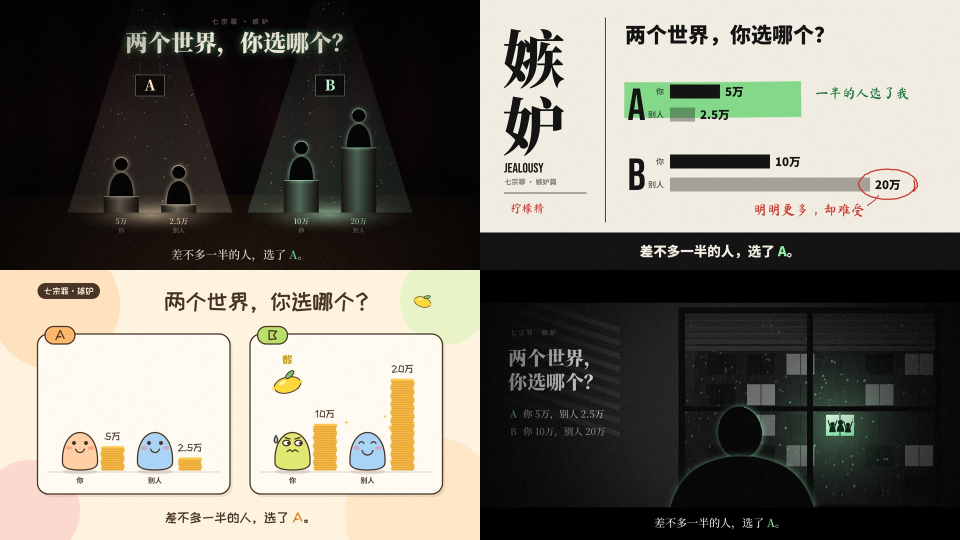
#> input picture 风格样图/0-四个方向总览.jpg, 1920 x 1080 px (shown at 1/2 size)
$ python -i cover.py   (imports and definitions only)
#> lines starting #> are read from the running program, lines starting #| are printed output that depends on the picture
"""封面:裁剪框要对准哪。

用户定的规矩:
- 封面只用 .png(组长 2026-10-15:「jpg 是原封面不能要,上面有字,所以才 p 了一下导出的 png 无字版本」)。
  以前「几个人分得开就用竖的 jpg」作废;没有 png 的标黄,不拿 jpg 顶。
- 裁剪时人必须在框中间(要拖一下框);没有人的,框对准画面主体。
认人用本机的 OpenCV YuNet 人脸模型(models/face_detection_yunet_2023mar.onnx,不联网)。

企鹅号的裁剪依次有 3:4 / 9:16 / 2.35:1 / 公众号小图(方)四个框(有的号只有前两个),最窄的是 9:16。
几个人都装得进 9:16 的框 → 框对准他们中间;装不下 → 框对准脸最大的那个(一般是主角),标黄让人在「封面预览」里看一眼。
"""
import os

import numpy as np

MIN_FACE = 0.02        # 脸宽不到图宽 2% 的不算(拼图里远处的小人 0.013~0.015;拍球的小孩 0.026~0.032 要算)
SCORE = 0.7
NARROW = 9 / 16        # 最窄的那个框(9:16)


_DET = None


# [12 lines left out: function _detector, not called in this run]


def read_image(path: str):
#> called with path = '../风格样图/0-四个方向总览.jpg'
    import cv2
    return cv2.imdecode(np.fromfile(path, dtype=np.uint8), cv2.IMREAD_COLOR)
#> returned value is the input picture: shape (1080, 1920, 3); mean B, G, R 106.5, 115.6, 118.9


# [29 lines left out: functions faces_in, focus_of, not called in this run]


def subject_of(path: str) -> dict:
    """没人的封面:找画面主体(用户:「没有人 那就以这个物的主体为中心」)。
    频率调谐显著性(Achanta 2009):每个点的颜色离整张图的平均颜色有多远(Lab),主体一般和背景差得多;
    再往画面中间压一点(边上多半是桌面、墙)。取最显眼的 15% 的重心。返回 {cx, cy}(0~1),读不出来返回 {}。
    实测今天 8 张没人的:背影写作业的小孩、一盘鸡块、零食、书桌、手表、湖边远处的人都框得准。"""
    import cv2
    img = read_image(path)
    if img is None:
        return {}
    h, w = img.shape[:2]
#> h = 1080; w = 1920
    s = 640 / w
#> s = 0.333
    img = cv2.resize(img, (640, max(1, int(h * s))))
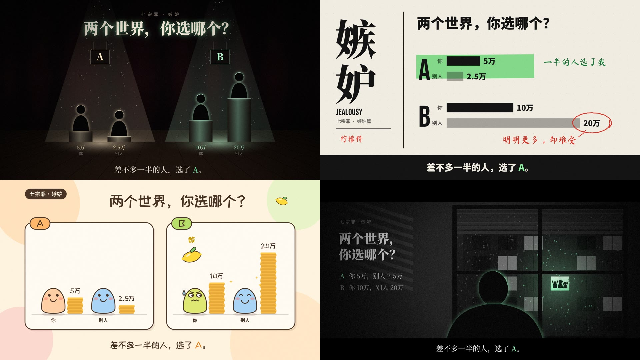
#> img: shape (360, 640, 3); mean B, G, R 106.4, 115.5, 118.8
    lab = cv2.cvtColor(cv2.GaussianBlur(img, (5, 5), 0), cv2.COLOR_BGR2LAB).astype(np.float32)
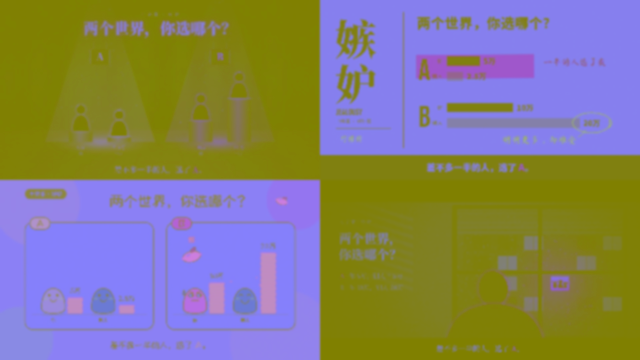
#> lab: shape (360, 640, 3) float32; mean B, G, R 116.4, 127.6, 133
    sal = np.linalg.norm(lab - lab.reshape(-1, 3).mean(0), axis=2)
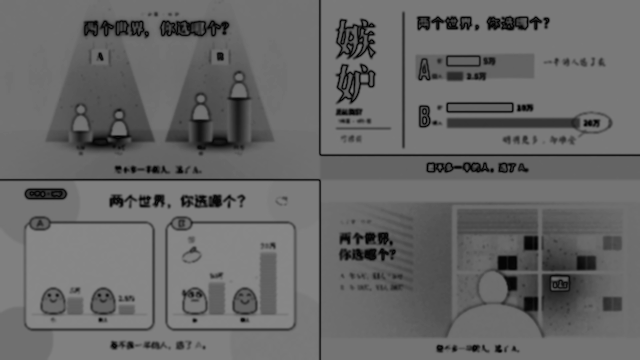
#> sal: shape (360, 640) float32; min 1.14, max 135.6, mean 104.6
    sal = cv2.GaussianBlur(sal, (0, 0), 6)
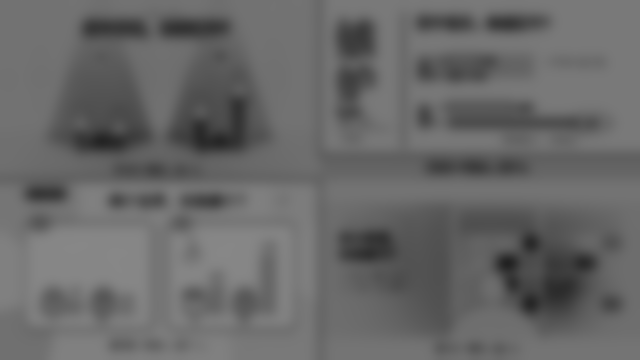
#> sal: shape (360, 640) float32; min 33.96, max 135.1, mean 104.5
    hh, ww = sal.shape
#> hh = 360; ww = 640
    yy, xx = np.mgrid[0:hh, 0:ww]
    prior = np.exp(-(((xx / ww - 0.5) / 0.45) ** 2 + ((yy / hh - 0.5) / 0.55) ** 2))
    sal = sal * (0.6 + 0.4 * prior)
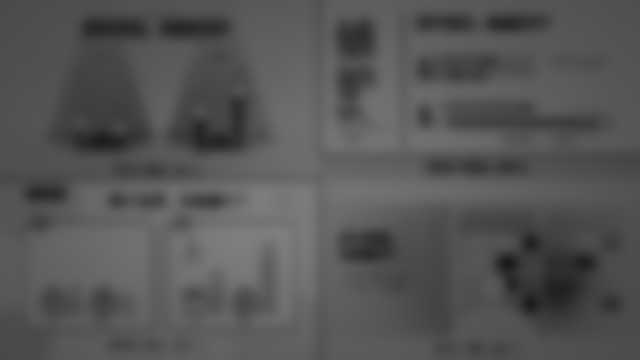
#> sal: shape (360, 640) float64; min 27.85, max 127, mean 85.5
    thr = np.quantile(sal, 0.85)
#> thr = 102.9
    m = np.where(sal >= thr, sal - thr, 0)
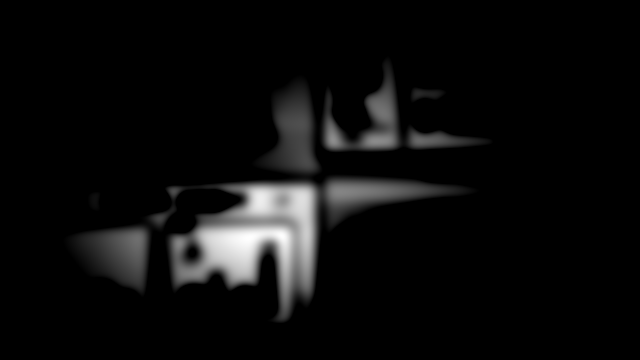
#> m: shape (360, 640) float64; min 0, max 24.08, mean 1.2; drawn with min black and max white
    tot = float(m.sum())
#> tot = 272780.5
    if tot <= 0:
        return {}
    return {"cx": float((m * xx).sum() / tot / ww), "cy": float((m * yy).sum() / tot / hh), "subject": True}


# ---------------- 黑边(用户 2026-10-22:封面上下带黑条,框进去不好看 → 软件做一张去掉黑边的副本来裁、来传,原图不动) ----------------
BLACK = 28              # 比这个暗的点算黑
BAR_MIN = 3             # 黑条至少几像素才去(1、2 像素的压缩毛边不管)
KEEP_MIN = 0.5          # 去完至少还剩一半宽 / 一半高;剩得更少说明不是黑边是图本身就暗,不去、标黄


# [31 lines left out: functions borders_of, border_box, not called in this run]


_ORIG: dict = {}        # 去黑边的副本 → 原图(界面上「位置 / 打开封面文件夹」给人看原图)


def orig_of(path: str) -> str:
    return _ORIG.get(path, path)


# [112 lines left out: functions deborder, decide, _note_border, plan_for_image, pick_for, not called in this run]


WIDE_NOTE = {"crop": ";2.35:1 切掉一点头顶(不挡脸)", "ai": ";2.35:1 要 AI 扩图(看一眼)"}


# [15 lines left out: function note_wide, not called in this run]


# ---------------- 裁剪框放哪 ----------------
RATIOS = [("3:4", 3 / 4), ("9:16", 9 / 16), ("2.35:1", 2.35), ("1:1", 1.0)]    # 企鹅号裁剪的几个比例(有的号只有前两个)


def rkey(ratio: float) -> str:
    return f"{ratio:.3f}"


# 2.35:1(公众号推送大图)框的下面 26% 是「标题区域」,会压上标题字(用户:大头照脸上会有字,不行)。
# 实测两张截图:标题区上沿在框高的 0.738、0.758 处 → 按 0.72 算(留点余量)。
TITLE_SAFE = 0.72
TITLE_TEXT = 0.76      # 标题的字在标题区中间偏下:切头顶的时候下巴可以碰到标题区上沿那条暗边,但不能到字那里
WIDE = 2.35


# [53 lines left out: functions _face_band, title_fit, crop_fit, wide_mode, not called in this run]


def needs_wide(img_w: float, img_h: float, plan: dict) -> bool:
    """这条的 2.35:1 要不要换专用图(AI 扩图)。"""
    return wide_mode(img_w, img_h, plan)[0] == "ai"


# ---------------- 办法三:AI 扩图(阿里百炼 qwen-image-2.0,一张约几毛钱、6 秒左右)----------------
# 用户 2026-10-15:两边模糊不行(「那张封面 png 并没有模糊处理」);办法一(切头顶)和办法三(AI 扩)都不错。
# 原图缩小放进 2.35:1 的白底画布(脸在标题区上面),让 AI 把白的地方补成和原图连着的场景;
# 画完把原图原样贴回去 —— 人脸和原画面一个像素都不让 AI 改,AI 只补边(实测它会在边上乱画一只手,提示词里也不让画人)。
AI_KEY = ""                  # 窗口启动时从设置里填
AI_NEGATIVE = "人,手,手臂,手指,胳膊,人脸,身体,文字,字母,水印,logo"
AI_MODEL = "qwen-image-2.0"
AI_PROMPT = ("这张图两边和下面的纯白色区域是空的。把纯白色区域补画出来,和中间原来的画面自然衔接"
             "(同一个场景、同样的光线和色调、线条接得上)。不要画任何人、手、脸或身体的一部分,不要加任何文字和水印。"
             "中间原有的画面和人物一点都不要改动。")


# [145 lines left out: functions ai_canvas, cache_file, wide_cover, crop_rect, box_drag, ratio_of, not called in this run]


MIN_SHORT = 540         # 企鹅号嫌小:270×480、270×360 的竖封面传上去提示「封面图尺寸过小」;360×640 收(实测)
UP_SHORT = 720


# [19 lines left out: functions upload_file, image_size, not called in this run]


def exists(p: str) -> bool:
    return bool(p) and os.path.isfile(p)

>>> result = subject_of('../风格样图/0-四个方向总览.jpg')
#> result = {'cx': 0.427, 'cy': 0.597, 'subject': True}
